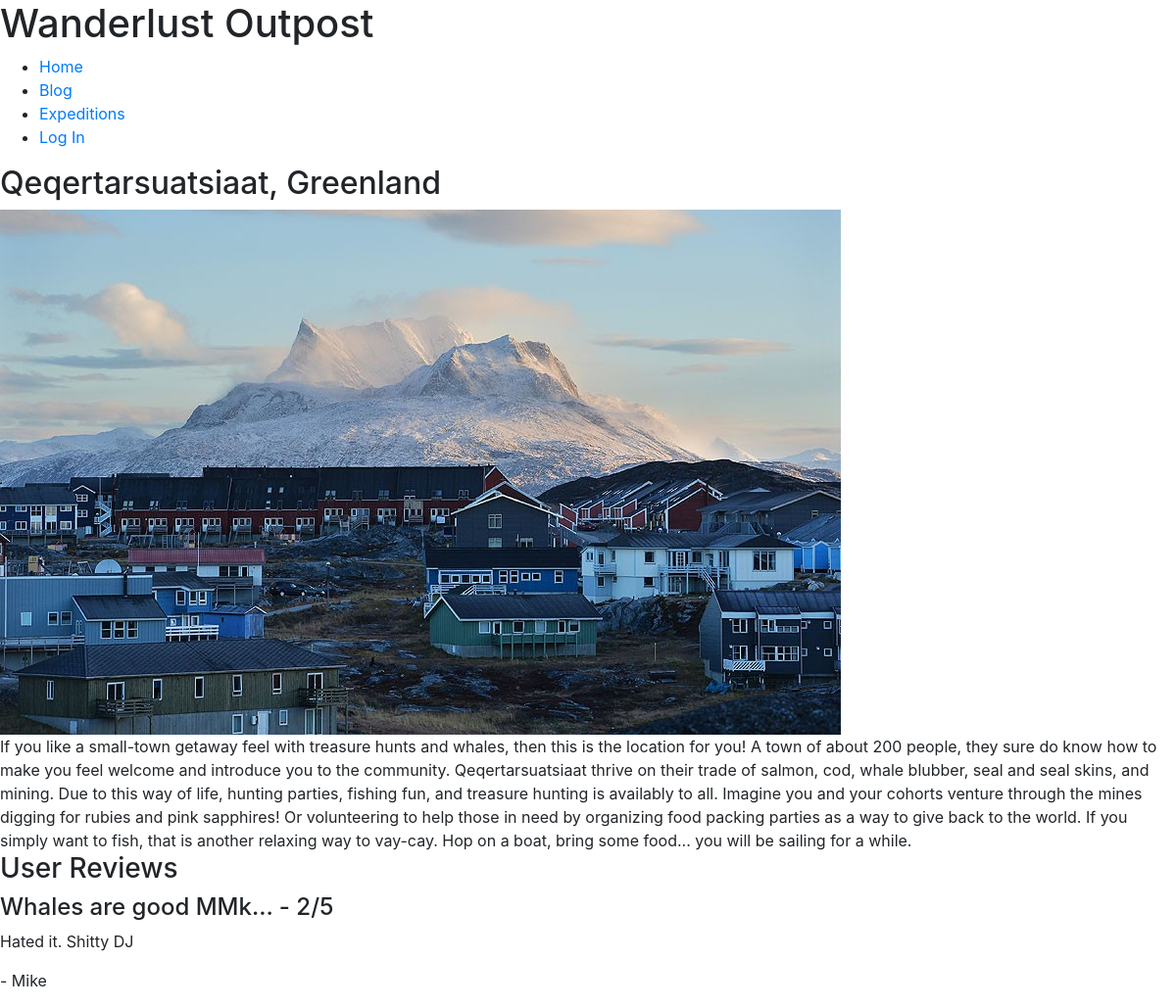
Page /adventure.php?pid=7 on the committed database.
### tables this page shows
CREATE TABLE `sitemap` (
  `PageTitle` varchar(32) NOT NULL,
  `BGImg` varchar(32) DEFAULT NULL,
  `BGImgAlt` text,
  `pageID` int NOT NULL,
  `PageName` varchar(45) NOT NULL,
  `Content` longtext,
  `NavItem` tinyint DEFAULT NULL,
  `url` varchar(45) DEFAULT NULL,
  PRIMARY KEY (`pageID`)
);

CREATE TABLE `reviewlist` (
  `ReviewID` int NOT NULL AUTO_INCREMENT,
  `User_ID` int NOT NULL,
  `Rating` int NOT NULL,
  `ReviewType` varchar(24) NOT NULL,
  `Review` text,
  `ReviewHeadline` text,
  `Country` varchar(2) DEFAULT NULL,
  `City` int DEFAULT NULL,
  `DateAdded` datetime DEFAULT CURRENT_TIMESTAMP,
  PRIMARY KEY (`ReviewID`),
  KEY `Country_idx` (`Country`),
  CONSTRAINT `Country` FOREIGN KEY (`Country`) REFERENCES `country` (`Country_ID`)
);

CREATE TABLE `users` (
  `User_ID` int NOT NULL AUTO_INCREMENT,
  `Email` varchar(72) NOT NULL,
  `FName` varchar(24) NOT NULL,
  `LName` varchar(24) NOT NULL,
  `Psword` varchar(42) NOT NULL,
  `DOB` date NOT NULL,
  `Origin` varchar(2) DEFAULT NULL,
  `AccountCreated` datetime DEFAULT CURRENT_TIMESTAMP,
  PRIMARY KEY (`User_ID`),
  KEY `Origin_idx` (`Origin`),
  CONSTRAINT `Origin` FOREIGN KEY (`Origin`) REFERENCES `country` (`Country_ID`)
);

### adventure.php (the view, shortened to what this page needs)
<?php
require("includes/page.php");
class AdventurePage extends Page{
  public function Display($pageID){
    $this -> DisplayHead();
    $this -> DisplayBody();
    $this -> DisplayHeader($this->buttons);
    $this->  DisplayContent();
    $this->ReviewGen();
    $this -> DisplayFooter();
  }
  public function ReviewGen(){
    $db = new mysqli('localhost', 'glazpmck_ics325_web', 'ICS325.01-2020', "glazpmck_ics325");
    $id = $db->real_escape_string($_GET['pid']);
    $query = "SELECT reviewlist.ReviewID, reviewlist.ReviewHeadline, reviewlist.Review, reviewlist.User_ID, users.fname, reviewlist.city, reviewlist.rating
    FROM reviewlist
    INNER JOIN users ON reviewlist.user_id = users.user_ID
    INNER JOIN sitemap ON reviewlist.City = sitemap.pageID
    WHERE reviewlist.city = '$id'";
    $result = $db->query($query);
    $row=$result->fetch_array(MYSQLI_ASSOC);
    $num_rows=$result->num_rows;
    ?>
    <section class='reviews'>
    <h3>User Reviews</h3>
    <?php
    if ($num_rows > 0){
      for ($x=0; $x<$num_rows; $x++){
        ?>
        <div class='top-review'>
          <div class='review-content'>
            <h4><?=$row['ReviewHeadline']?> - <?=$row['rating']?>/5</h4>
            <p><?=$row['Review']?></p><p>- <?=$row['fname']?></p>
          </div>
        </div>
        <?php
      }
    }
    echo "</section>";
  }
  public function DisplayContent(){
    if (isset($_GET['pid'])){
      $db = new mysqli('localhost', 'glazpmck_ics325_web', 'ICS325.01-2020', "glazpmck_ics325");
      $id = $db->real_escape_string($_GET['pid']);
      $query = "Select * From sitemap where pageID = '$id'";
      $result = $db->query($query);
      $row=$result->fetch_array(MYSQLI_ASSOC);
      ?>
      <section class="page-title">
        <h2><?= $row['PageTitle'] ?></h2>
      </section>
      <div class="exp-img">
        <img src="img/<?=$row['BGImg']?>" alt="<?=$row['BGImgAlt']?>" />
      </div>
      <section class="main-content">
        <?= $row['Content']?>
      </section>
      <?php
    }
  }
}
$adventure = new AdventurePage();
$adventure->Display($_GET['pid']);
?>

### includes/page.php (shortened to what this page needs)
<?php
class Page{
    public $title = "Wanderlust Outpost";
    public function DisplayHead(){
      ?>
        <!DOCTYPE html>
           <html>
      <?php
        echo "<head>";
        $this -> DisplayStyles();
        echo "</head>";
    }
      ?>
      <?php
    public function DisplayStyles(){
      ?>
        <link rel="stylesheet" href="https://stackpath.bootstrapcdn.com/bootstrap/4.4.1/css/bootstrap.min.css">
        <link rel="stylesheet/less" type="text/css" href="less/styles.less" />
      <?php
    }
      ?>
      <?php
    public function DisplayBody(){
      ?>
        <body>
      <?php
    }
    public function DisplayHeader($buttons){
      $db = new mysqli('localhost', 'glazpmck_ics325_web', 'ICS325.01-2020', "glazpmck_ics325");
      $nav_sql = "SELECT * FROM sitemap WHERE NavItem = 1";
      $nav_query = $db->query($nav_sql);
      $nav_rs=$nav_query->fetch_array(MYSQLI_ASSOC);
      ?>
      <header>
        <h1><?php echo $this->title; ?></h1>
          <div class="open">
              <span>
                <ul class="sub-menu">
                  <?php
                    do{
                      $this->DisplayButton($nav_rs['PageName'], $nav_rs['pageID'], $nav_rs['url']);
                    } while($nav_rs=$nav_query->fetch_array(MYSQLI_ASSOC));
                    ?>
                </ul>
              </span>
          </div>
      </header>
      <?php
    }
    public function DisplayButton($name, $pageID, $url){
      if (empty($_SESSION['LoggedIn'])){
        $loggedIn=false;
      }else {
        $loggedIn = $_SESSION['LoggedIn'];
      }
      if ( $pageID == 1 || $pageID == 2 || $pageID == 3 ){
        ?>
        <li>
          <a href="./<?=$url?>.php" title="<?=$name ?>"><?=$name?></a>
        </li>
      <?php
      }
      if ($pageID == 4){
        if ($loggedIn){
          return;
        }else{
          ?>
          <li>
            <a href="./<?=$url?>.php" title="<?=$name ?>"><?=$name?></a>
          </li>
        <?php
        }
      }
      if ( $pageID == 5){
        return;
      }
      if ( $pageID == 6 ){
        if ($loggedIn){
          ?>
            <li>
              <a href="./<?=$url?>.php" title="<?=$name ?>"><?=$name?></a>
            </li>
            <li>
              <a href="./logout.php" title="Log Out">Log Out</a>
            </li>
          <?php
        }else{return;}
      }
    }
            ?><div class="bg-img">
            <?php
    public function DisplayFooter(){
      ?>
        </body>
      </html>
    <?php
    }
  }

### rows in the picture
sitemap: PageName "Home"
sitemap: PageName "Blog"
sitemap: PageName "Expeditions"
sitemap: PageName "Log In"
sitemap: PageTitle "Qeqertarsuatsiaat, Greenland", BGImg (picture), Content "If you like a small-town getaway feel with treasure hunts and whales, then this is the location for you! A town of about 200 people, they sure do know how to make you feel welcome and introduce you to the community. Qeqertarsuatsiaat thrive on their trade of salmon, cod, whale blubber, seal and seal skins, and mining. Due to this way of life, hunting parties, fishing fun, and treasure hunting is availably to all. Imagine you and your cohorts venture through the mines digging for rubies and pink sapphires! Or volunteering to help those in need by organizing food packing parties as a way to give back to the world. If you simply want to fish, that is another relaxing way to vay-cay. Hop on a…"
reviewlist: ReviewHeadline "Whales are good MMk...", Rating "2", Review "Hated it. Shitty DJ", User_ID.FName "Mike"

### other values in the picture
$this->title "Wanderlust Outpost"
